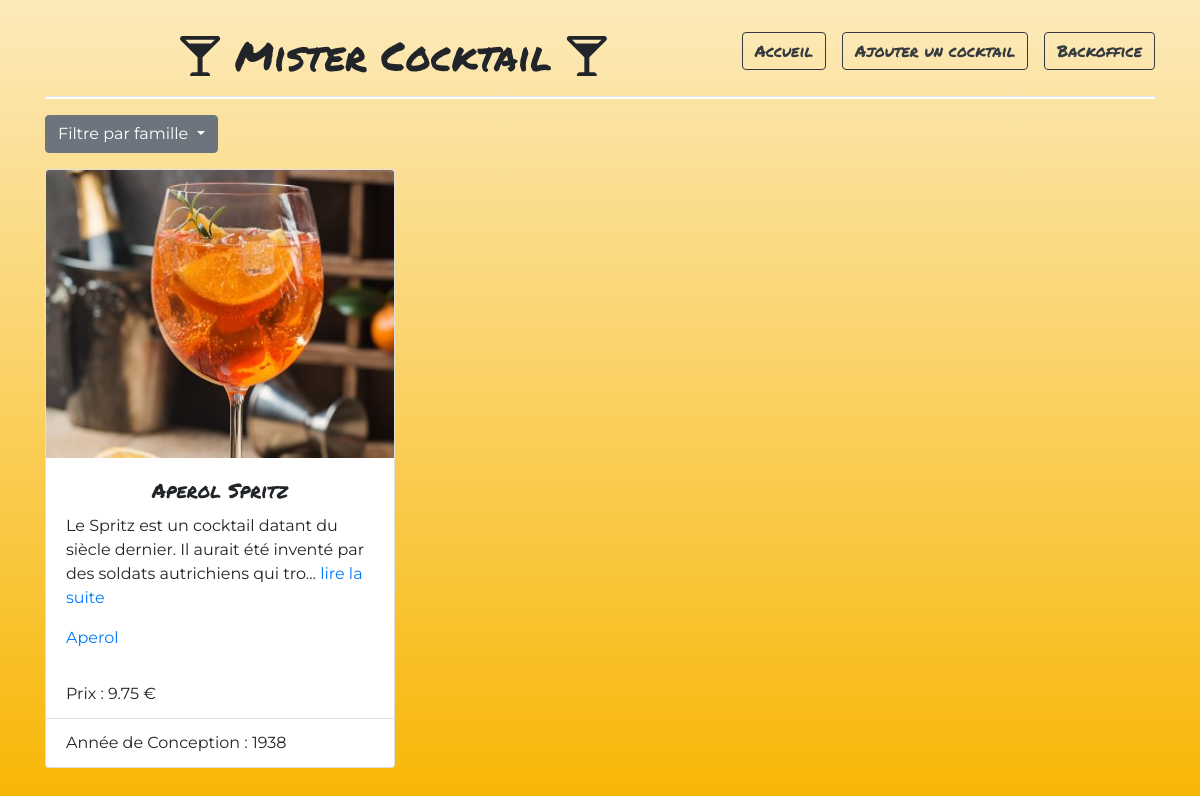
Before: /?famille=Aperol with the older database file.
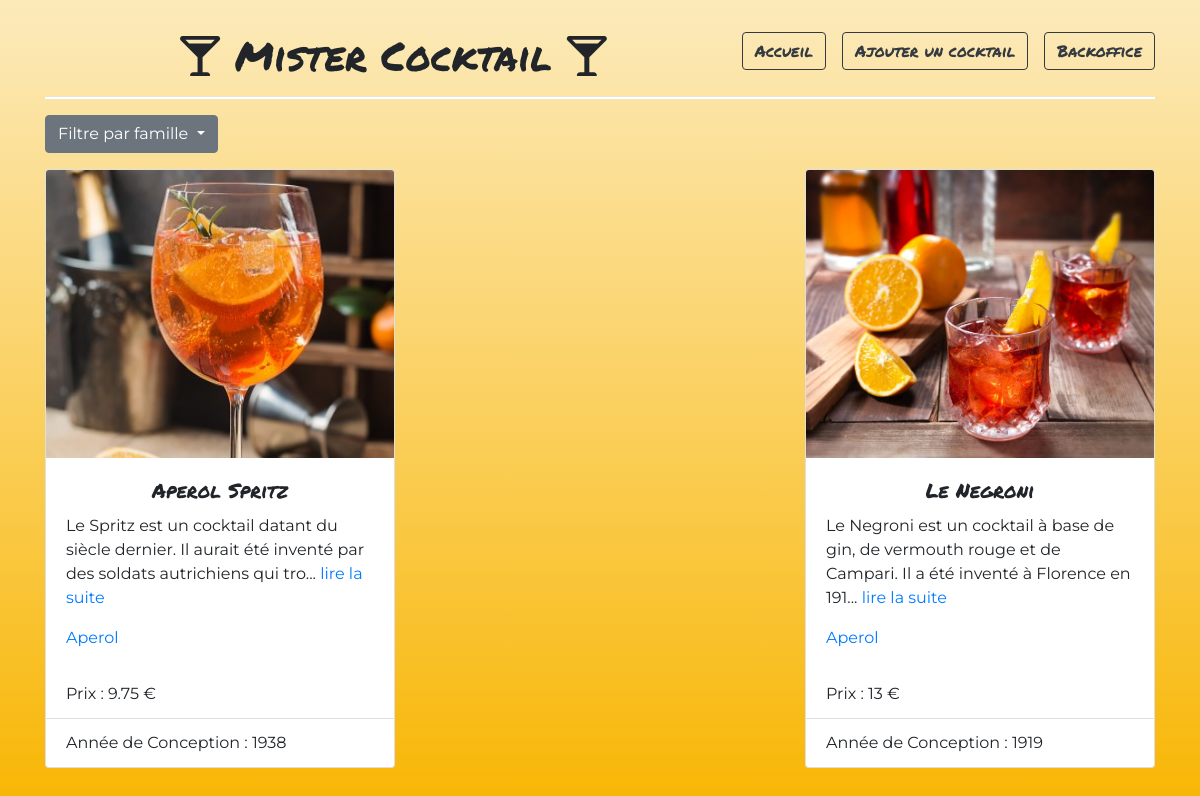
After: the same page with the newer database file.
### tables this page shows
CREATE TABLE `Cocktail` (
  `id` int(11) NOT NULL,
  `nom` varchar(255) NOT NULL,
  `description` text NOT NULL,
  `urlPhoto` varchar(255) NOT NULL,
  `dateConception` date NOT NULL,
  `prixMoyen` float NOT NULL,
  `idFamille` int(11) NOT NULL
);

CREATE TABLE `Famille` (
  `id` int(11) NOT NULL,
  `nomFamille` varchar(255) NOT NULL
);

### index.php (called while the page is built, shortened)
<?php
require 'models/cocktail.php';
if (empty($_GET['famille'])) {
    $listeCocktails = listerCocktails();
    if (count($listeCocktails) < 1) {
        $listeCocktails = listerCocktails();
    }
} else {
    $listeCocktails = listerCocktailsSelonFamille($_GET['famille']);
}
include 'templates/index.phtml';

### models/cocktail.php (called while the page is built, shortened)
<?php
function listerCocktailsSelonFamille( $nomFamille ){
    $pdo = connectToDatabase();
    $query = $pdo->prepare("
        Select cocktail.id, nom, nomFamille, description, urlPhoto, Year(dateConception) As dateConception, prixMoyen
        From cocktail
        INNER JOIN Famille ON famille.id = cocktail.idFamille
        WHERE nomFamille = ?
    ");
    $query->execute( [$nomFamille] );
    return $query->fetchAll(PDO::FETCH_ASSOC);
}

### templates/index.phtml (the view, shortened to what this page needs)
<!DOCTYPE html>
<html lang="fr">
<head>
    <link rel="stylesheet" href="https://cdnjs.cloudflare.com/ajax/libs/twitter-bootstrap/4.4.1/css/bootstrap.min.css">
    <link rel="stylesheet" href="assets/css/cocktails.css">
    <link rel="stylesheet" href="https://cdnjs.cloudflare.com/ajax/libs/font-awesome/5.15.2/css/all.min.css" />
</head>
<body class="container">
    <nav">
        <h1>
            <i class="fas fa-glass-martini-alt"></i>
            Mister Cocktail
            <i class="fas fa-glass-martini-alt"></i>
            <?php include 'inc/nav.phtml'; ?>
        </h1>
        <hr style="height: 2px; background-color: white">
        <div class="row">
            <div class="col-12 mb-3">
                <div class="dropdown">
                    <a class="btn btn-secondary dropdown-toggle" href="#" role="button" id="dropdownMenuLink" data-toggle="dropdown" aria-haspopup="true" aria-expanded="false">
                        Filtre par famille
                    </a>
                </div>
            </div>
        </div>
<main class="row">
<?php foreach ($listeCocktails as $sousTableau) { ?>
<div class="col-4">
<div class="card mb-4" >
<img class="card-img-top" style="height: 18rem;" src="assets/images/cocktails/<?= $sousTableau['urlPhoto'] ?>" alt="Card image cocktail">
<div class="card-body">
    <h5 class="card-title"><?= $sousTableau['nom'] ?></h5>
    <p class="card-text"><?= iconv_substr($sousTableau['description'], 0, 109); ?>... <a href="detailsCocktail.php?id=<?= $sousTableau['id'] ?>">lire la suite</a></p>
    <a href="?famille=<?= $sousTableau['nomFamille'] ?>" class="card-link"><?= $sousTableau['nomFamille'] ?></a>
</div>
<ul class="list-group list-group-flush">
    <li class="list-group-item">Prix : <?= $sousTableau['prixMoyen'] ?> €</li>
    <li class="list-group-item">Année de Conception : <?= $sousTableau['dateConception'] ?></li>
</ul>
</div>
</div>
<?php } ?>
</main>
</body>
</html>

Changed rows visible on the page:
added cocktail: urlPhoto (picture), nom "Le Negroni", description "Le Negroni est un cocktail à base de gin, de vermouth rouge et de Campari. Il a été inventé à Florence en 191", idFamille.nomFamille "Aperol", prixMoyen "13", dateConception "1919"
